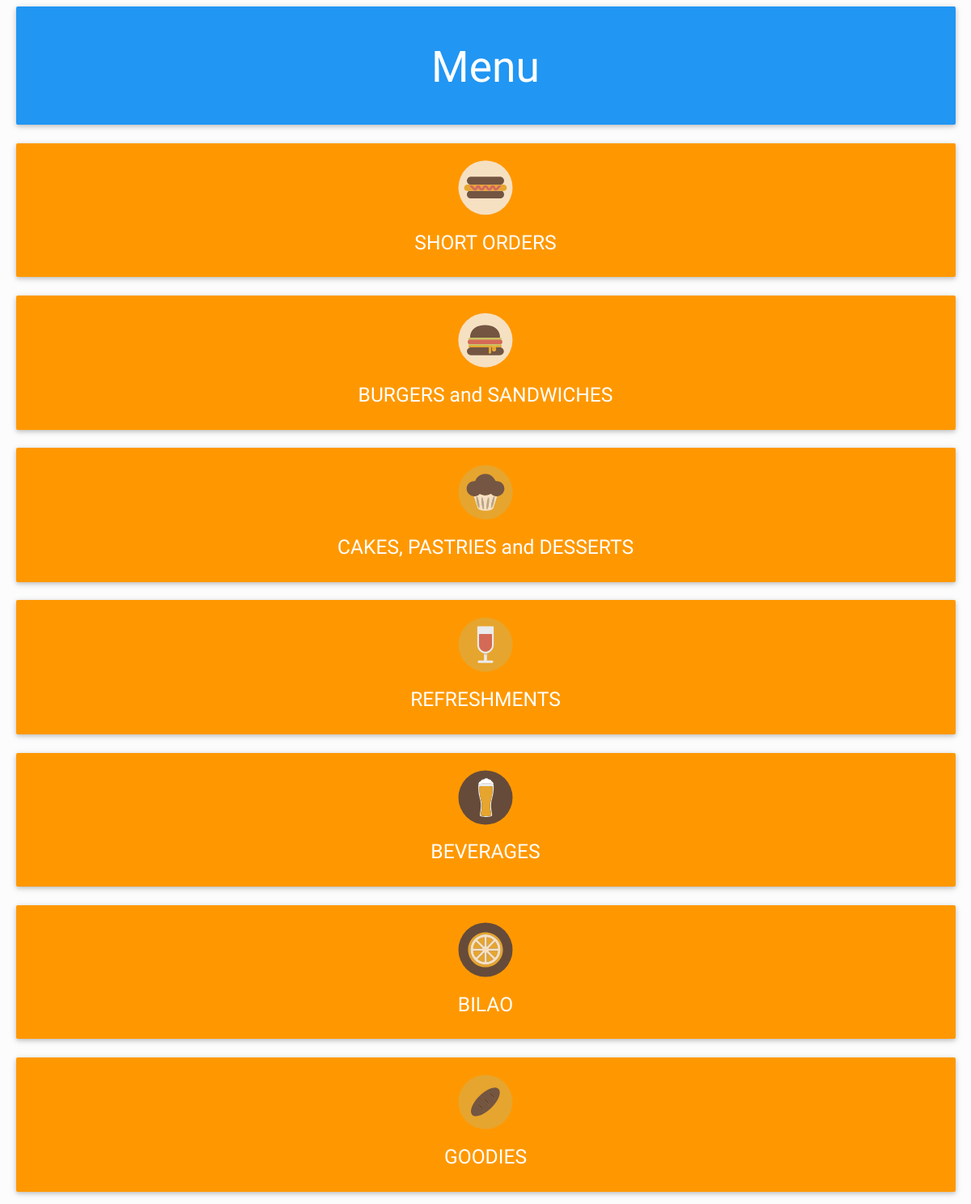
The app's page /android/home.php with its own data.
### tables this page shows
CREATE TABLE `menu_category_table` (
  `menucategoryid` int(6) NOT NULL AUTO_INCREMENT,
  `menucategoryname` varchar(60) DEFAULT NULL,
  `imagelocation` varchar(200) DEFAULT NULL,
  PRIMARY KEY (`menucategoryid`)
);

### android/home.php (the view, shortened to what this page needs)
<?php
include 'head.php';
?>
    <div class="wrapper">
      <section id="content">
        <div class="container">
                  <div class="row">
                     <div class="col s12">
                        <div class="card-panel blue center">
                          <h2 style="color:white;">Menu</h2>
                        </div>
                     </div>
                   </div>
        <?php
        $qry = mysqli_query($connection,"select * from menu_category_table");
        while ($result = mysqli_fetch_assoc($qry)) { ?>
                   <div class="row">
                     <div class="col s12">
                        <a href="menu-items.php?menucategoryid=<?php echo $result['menucategoryid']; ?>">
                          <div class="card-panel orange center">
                          <img src="<?php echo $result['imagelocation']; ?>" height="70dp">
                          <h5 style="color:white;"><?php echo $result['menucategoryname']; ?></h5>
                        </div>
                        </a>
                     </div>
                   </div>
        <?php } ?>
        </div>
      </section>
    </div>
<?php include 'foot.php' ?>

### android/head.php (shortened to what this page needs)
<!DOCTYPE html>
<html lang="en">
<head>
  <link href="css/materialize.css" type="text/css" rel="stylesheet" media="screen,projection">
  <link href="css/style.css" type="text/css" rel="stylesheet" media="screen,projection">
  <link href="css/prism.css" type="text/css" rel="stylesheet" media="screen,projection">
  <link href="js/plugins/perfect-scrollbar/perfect-scrollbar.css" type="text/css" rel="stylesheet" media="screen,projection">
  <link href="js/plugins/chartist-js/chartist.min.css" type="text/css" rel="stylesheet" media="screen,projection">
</head>
<body>

### android/foot.php (shortened to what this page needs)
</body>
</html>

### android/css/style.css (style rules this page uses)
body { background-color: #fcfcfc; }
.container { padding: 0 0.5rem; margin: 0 auto; max-width: 100% !important; width: 98%; }
#content .container .row { margin-bottom: 0; }
@media only screen and (min-width: 601px) { .container { width: 98%; } }
@media only screen and (min-width: 993px) { .container { width: 98%; } }

### records on screen
menu_category_table: imagelocation (picture), menucategoryname "SHORT ORDERS"
menu_category_table: imagelocation (picture), menucategoryname "BURGERS and SANDWICHES"
menu_category_table: imagelocation (picture), menucategoryname "CAKES, PASTRIES and DESSERTS"
menu_category_table: imagelocation (picture), menucategoryname "REFRESHMENTS"
menu_category_table: imagelocation (picture), menucategoryname "BEVERAGES"
menu_category_table: imagelocation (picture), menucategoryname "BILAO"
menu_category_table: imagelocation (picture), menucategoryname "GOODIES"
